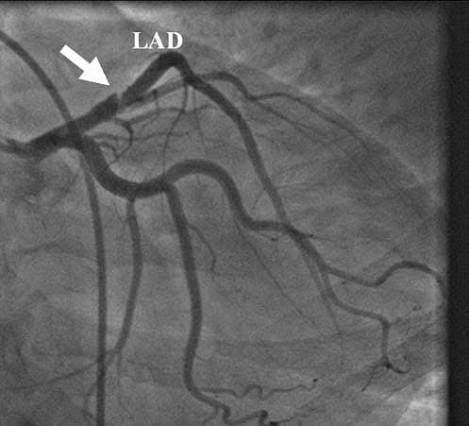
#> input picture opencv/sample.jpg, 469 x 426 px
$ python -i preprocessing.py   (imports and definitions only)
#> lines starting #> are read from the running program, lines starting #| are printed output that depends on the picture
import cv2
import numpy as np
from typing import Union, Tuple, Dict, Any
from pathlib import Path


def preprocess_image(
    image_input: Union[str, Path, np.ndarray],
    target_size: Tuple[int, int] = (512, 512)
) -> Tuple[np.ndarray, np.ndarray]:
    """
    OpenCV preprocessing pipeline for coronary angiography frames:
    Input -> Grayscale -> Resize/standardize -> Mild denoising -> CLAHE enhancement

    Parameters:
        image_input: File path (str/Path) OR in-memory numpy array (from DICOM or decoded image)
        target_size: Standardization dimensions (width, height), default (512, 512)

    Returns:
        img: Original input image as numpy array
        enhanced: Preprocessed, normalized, and CLAHE contrast-enhanced 8-bit image
    """
#> called with image_input = 'sample.jpg', target_size = (512, 512)
    # 1. Load or acquire input image
    if isinstance(image_input, (str, Path)):
        img = cv2.imread(str(image_input))
#> img is the input picture: shape (426, 469, 3); min 0, max 255, mean 95.6
        if img is None:
            raise ValueError(f"Could not load image from path: {image_input}")
    elif isinstance(image_input, np.ndarray):
        img = image_input.copy()
    else:
        raise TypeError(f"Unsupported image_input type: {type(image_input)}")

    if img.size == 0:
        raise ValueError("Input image array is empty")

    # 2. Grayscale conversion
    if len(img.shape) == 3:
        if img.shape[2] == 3:
            gray = cv2.cvtColor(img, cv2.COLOR_BGR2GRAY)
        elif img.shape[2] == 4:
            gray = cv2.cvtColor(img, cv2.COLOR_BGRA2GRAY)
        else:
            gray = img[:, :, 0]
    elif len(img.shape) == 2:
        gray = img.copy()
    else:
        raise ValueError(f"Unexpected image dimensions: {img.shape}")

    # Ensure uint8
    if gray.dtype != np.uint8:
        gray = np.clip(gray, 0, 255).astype(np.uint8)

    # 3. Resize / Standardize
    if target_size is not None and (gray.shape[1], gray.shape[0]) != target_size:
        resized = cv2.resize(gray, target_size, interpolation=cv2.INTER_AREA)
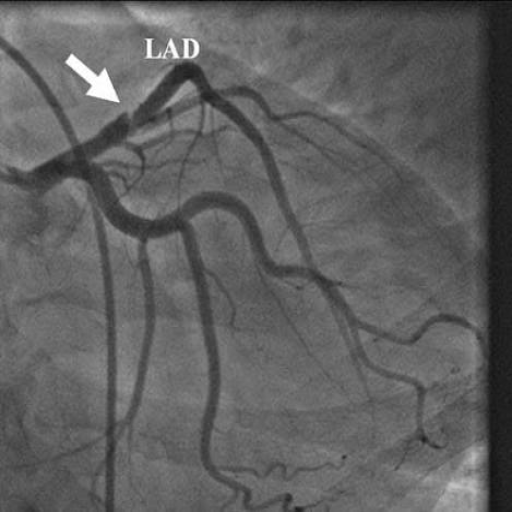
#> resized: shape (512, 512); min 1, max 255, mean 95.5
    else:
        resized = gray

    # 4. Mild Denoising (Gaussian blur 3x3)
    blurred = cv2.GaussianBlur(resized, (3, 3), 0)

    # 5. Local Contrast Enhancement (CLAHE)
    clahe = cv2.createCLAHE(
        clipLimit=2.0,
        tileGridSize=(8, 8)
    )
    enhanced = clahe.apply(blurred)
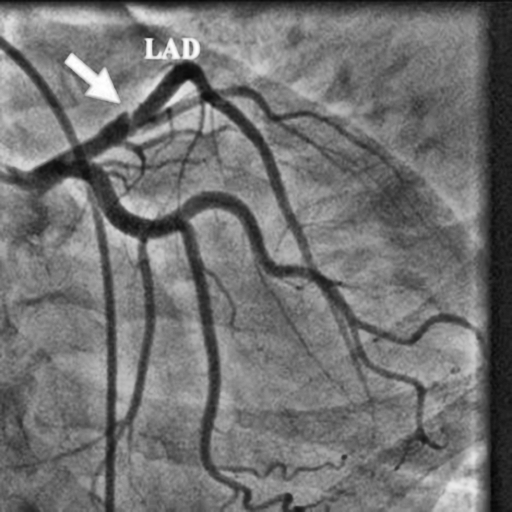
#> enhanced: shape (512, 512); min 6, max 255, mean 114.3

    return img, enhanced


def run_preprocessing_pipeline(
    image_input: Union[str, Path, np.ndarray],
    target_size: Tuple[int, int] = (512, 512)
) -> Dict[str, Any]:
    """
    Runs the complete preprocessing pipeline and returns comprehensive metadata
    including coordinate scaling factors for mapping frontend coordinates.
    """
    original, enhanced = preprocess_image(image_input, target_size=target_size)

    orig_h, orig_w = original.shape[:2]
    target_w, target_h = target_size

    scale_x = target_w / float(orig_w) if orig_w > 0 else 1.0
    scale_y = target_h / float(orig_h) if orig_h > 0 else 1.0

    return {
        "original_image": original,
        "enhanced_image": enhanced,
        "original_shape": (orig_h, orig_w),
        "target_shape": (target_h, target_w),
        "scale_factors": {
            "scale_x": scale_x,
            "scale_y": scale_y,
            "inv_scale_x": 1.0 / scale_x if scale_x != 0 else 1.0,
            "inv_scale_y": 1.0 / scale_y if scale_y != 0 else 1.0
        }
    }

>>> result = preprocess_image('sample.jpg')
